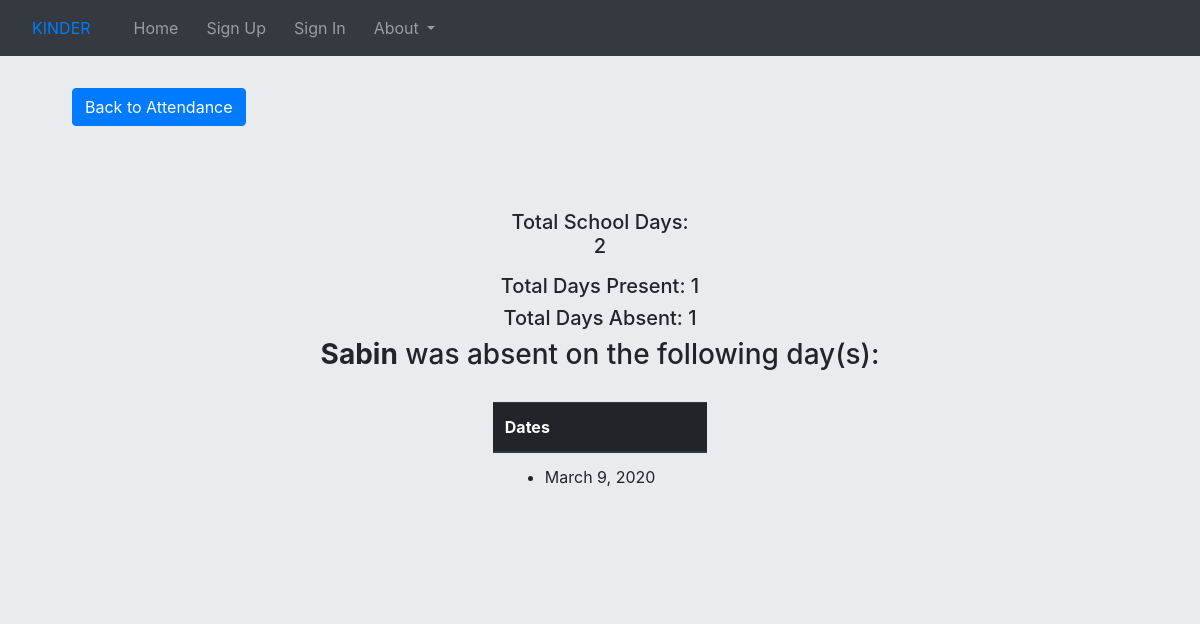
The page /home/attendance/1 on the database its author committed.
### second/models.py (models this page shows, shortened)
class Attend(models.Model):
    student=models.ForeignKey(SID, on_delete=models.CASCADE)
    @property
    def absentdayss(self):
        return self.absentday_set.count()
    @property
    def presentdayss(self):
        return self.presentday_set.count()
    @property
    def days(self):
        return self.absentday_set.all()

class SID(models.Model):
    full_name = models.CharField(max_length=30)
    roll = models.IntegerField()
    childid = models.IntegerField()
    teacher = models.ForeignKey(User, on_delete=models.CASCADE)

class Absentday(models.Model):
    name = models.ForeignKey(Attend, on_delete=models.CASCADE)
    date = models.DateField(default=timezone.now)

### second/views.py (the view)
# urls.py: path('attendance/<int:pk>', AttendanceDetailView.as_view(),
class AttendanceDetailView(DetailView):
    model = Attend
    template_name = 'attendance_detail.html'

### second/templates/attendance_detail.html (shortened to what this page needs)
{% extends "base1.html" %}
{% block base2 %}
<!DOCTYPE html>
<html lang="en">
<head>
</head>
<body style="padding-top: 58px;" class="jumbotron">
    <a class="btn btn-primary" href="{% url 'attendance' %}" style="margin-left: 40px; margin-top: 30px; margin-bottom: 20px;">Back to Attendance</a>
    <div class="jumbotron">
        <center>
        <h5>Total School Days:<p id="pd"></p></h5>
        <h5>Total Days Present: {{attend.presentdayss}}</h5>
        <h5>Total Days Absent: {{attend.absentdayss}}</h5>
        <h3><b>{{attend.student.full_name}}</b> was absent on the following day(s):</h3>
        <table class="table table-hover" style="margin-top: 30px; width: 20%">
            <thead class="thead-dark">
            <tr> <th>Dates</th></tr></thead>
            {% for d in attend.days %}
            <tr>
                <td><ul><li>{{d.date}}</li></ul></td>
            </tr>
            {% endfor %}
        </table>
        </center>
    </div>
</body>
</html>
{% endblock %}

### rows shown on the page
Attend: presentdayss "1", absentdayss "1", student.full_name "Sabin"
Absentday: date "March 9, 2020"
